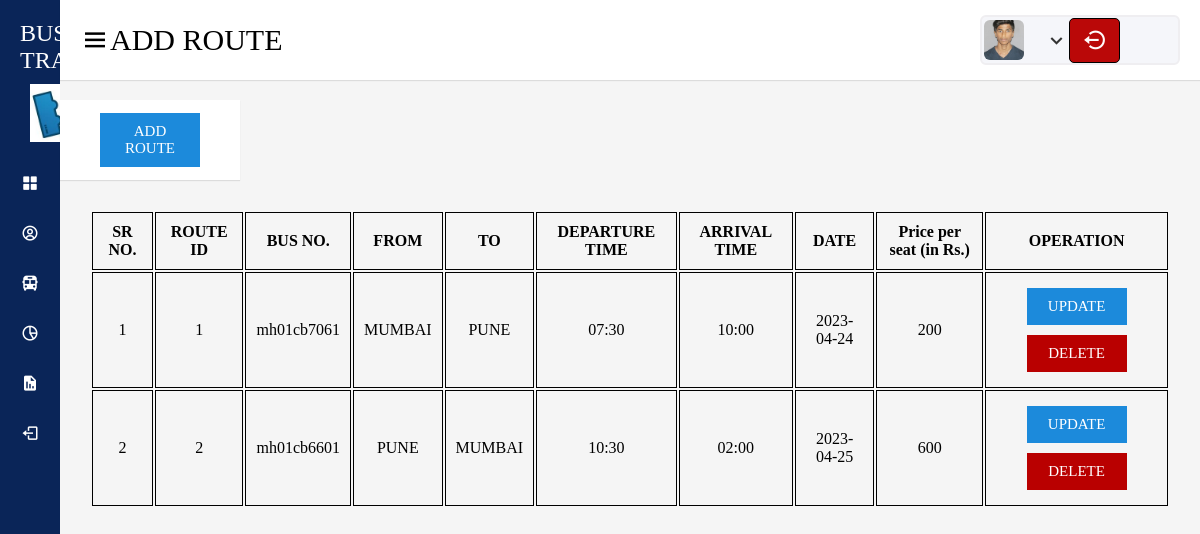
/DASHBOARD/add-route/add-route.php, run on the app's committed database.
### tables this page shows
CREATE TABLE `route` (
  `id` int(11) NOT NULL,
  `bus_no` varchar(100) NOT NULL,
  `departure` varchar(100) NOT NULL,
  `arrival` varchar(100) NOT NULL,
  `dtime` varchar(100) NOT NULL,
  `atime` varchar(100) NOT NULL,
  `datetype` date NOT NULL,
  `price` int(11) NOT NULL
);

### DASHBOARD/add-route/add-route.php (the view, shortened to what this page needs)
<!DOCTYPE html>
<html lang="en" xmlns="http://www.w3.org/1999/xhtml">
<head>
    <link rel="stylesheet" type="text/css" href="add-route.css">
    <link href='https://unpkg.com/boxicons@2.1.1/css/boxicons.min.css' rel='stylesheet'>
</head>
<body>
    <div class="sidebar">
        <div class="logo-details">
            <span class="logo_name">BUS TRAVELS</span>
            <br>
        </div>
        <br>
        <ul class="nav-links">
            <li>
                <a href="http://localhost/BUS_TRAVELS/DASHBOARD/dashboard-admin.php">
                    <i class='bx bxs-grid-alt'></i>
                    <span class="link_name">DASHBOARD</span>
                </a>
            </li>
            <li>
                <a href="http://localhost/BUS_TRAVELS/DASHBOARD/add-admin/add-admin.php">
                    <i class='bx bx-user-circle'></i>
                    <span class="link_name">ADD ADMIN</span>
                </a>
            </li>
            <li>
                <a href="http://localhost/BUS_TRAVELS/DASHBOARD/add-bus/add-bus.php">
                    <i class='bx bxs-bus'></i>
                    <span class="link_name">ADD BUS</span>
                </a>
            </li>
            <li>
                <a href="http://localhost/BUS_TRAVELS/DASHBOARD/add-route/add-route.php">
                    <i class='bx bx-pie-chart-alt-2'></i>
                    <span class="link_name">ADD ROUTE</span>
                </a>
            </li>
            <li>
                <a href="#">
                    <i class='bx bxs-report'></i>
                    <span class="link_name">REPORT</span>
                </a>
            </li>
            <li>
                <a href="http://localhost/BUS_TRAVELS/ADMIN%20LOGIN.php">
                    <i class='bx bx-log-out'></i>
                    <span class="link_name">Log Out</span>
                </a>
            </li>
        </ul>
    </div>
    <section class="home-section">
        <nav>
            <div class="sidebar-button">
                <i class='bx bx-menu sidebarBtn'></i>
                <span class="addroute">ADD ROUTE</span>
            </div>
            <div class="profile-details">
                <img src="RAJ.jpg" alt="">
                <i class='bx bx-chevron-down'></i>
                <form method="POST">
                    <button name="Logout"><i class='bx bx-log-out-circle bx-flip-vertical' style='color:#fffafa'></i></button>
                </form>
            </div>
        </nav>
        <div class="container">
            <div class="element">
                <a href="admin-route.php" class="boxs">
                    <button class="box">ADD ROUTE</button>
                </a>
            </div>
            <table class="table">
                <tr>
                    <th scope="col">SR NO.</th>
                    <th scope="col">ROUTE ID</th>
                    <th scope="col">BUS NO.</th>
                    <th scope="col">FROM</th>
                    <th scope="col">TO</th>
                    <th scope="col">DEPARTURE TIME</th>
                    <th scope="col">ARRIVAL TIME</th>
                    <th scope="col">DATE</th>
                    <th scope="col">Price per seat (in Rs.) </th>
                    <th scope="col">OPERATION</th>
                </tr>
                <?php
                include 'connect.php';
                $sql = "Select * from `route`";
                $result = mysqli_query($con, $sql);
                $index = 1;
                while ($row = mysqli_fetch_assoc($result)) {
                    echo "
            <tr>
                <td scope='row'>$index</td>
                <td scope='row'>$row[id]</td>
                <td>$row[bus_no]</td>
                <td>$row[departure]</td>
                <td>$row[arrival]</td>
                <td>$row[dtime]</td>
                <td>$row[atime]</td>
                <td>$row[datetype]</td>
                <td>$row[price]</td>
                <td>
                    <a href='update.php? updateid=$row[id]' ><button class='update'>UPDATE</button></a>
                    <a href='delete.php? deleteid=$row[id]'><button class='delete'>DELETE</button></a>
                </td>
            </tr>";
                    $index++;
                }
                ?>
            </table>
        </div>
    </section>
</body>
</html>

### DASHBOARD/add-route/add-route.css (style rules this page uses)
.sidebar { position: fixed; height: 100%; width: 240px; background: #0A2558; transition: all 0.5s ease; }
.sidebar .logo-details { height: 80px; text-align: center; align-items: center; padding: 20px; }
.sidebar .logo-details .logo_name { font-size: 24px; font-weight: 500; color: white; }
.sidebar .nav-links { margin-top: 60px; }
.sidebar .nav-links li { position: relative; list-style: none; height: 50px; }
.sidebar .nav-links li a { height: 100%; width: 100%; display: flex; align-items: center; text-decoration: none; transition: all 0.4s ease; }
.sidebar .nav-links li i { min-width: 60px; text-align: center; color: #fff; font-size: 18px; }
.sidebar .nav-links li a .link_name { color: #fff; font-size: 20px; font-weight: 400; white-space: nowrap; }
.home-section { background: #f5f5f5; position: fixed; min-height: 100vh; width: calc(100% - 240px); left: 240px; transition: all 0.5s ease; }
nav { margin-bottom: 10px; }
.home-section nav { display: flex; justify-content: space-between; height: 80px; background: #fff; display: flex; align-items: center; position: fixed; width: calc(100% - 240px); left: 240px; z-index: 100; padding: 0 20px; box-shadow: 0 1px 1px rgba(0, 0, 0, 0.1); transition: all 0.5s ease; }
.home-section nav .sidebar-button { display: flex; align-items: center; font-size: 30px; font-weight: 500; }
.home-section nav .profile-details { display: flex; align-items: center; height: 50px; min-width: 200px; background: #F5F6FA; border: 2px solid #EFEEF1; border-radius: 6px; padding: 0 15px 0 2px; }
nav .profile-details img { height: 40px; width: 40px; border-radius: 6px; object-fit: cover; }
nav .profile-details i { color: #333; font-size: 25px; }
nav .profile-details button { background-color: #ba0808; font-size: 16px; font-weight: bold; padding: 8px 12px; border: 1px solid black; border-radius: 5px; }
.element { display: flex; justify-content: space-between; height: 80px; background: #fff; display: flex; align-items: center; width: auto; padding: 0 20px; box-shadow: 0 1px 1px rgba(0, 0, 0, 0.1); position: fixed; margin-top: 100px; }
.container .box { background-color: #1c8adb; color: #fff; width: 100px; padding: 10px; font-size: 15px; margin: 10px 20px; border: none; outline: none; cursor: pointer; }
.container .table { padding: 10px; margin: 10px 20px; position: fixed; margin-top: 200px; }
.container .table th { padding: 10px; border: 1px solid black; }
.container .table tr { padding: 10px; }
.container .table td { padding: 10px; border: 1px solid black; text-align: center; }
.update { background-color: #1c8adb; color: #fff; width: 100px; padding: 10px; font-size: 15px; margin: 5px 5px; border: none; outline: none; cursor: pointer; }
.delete { background-color: #b90000; color: #fff; width: 100px; padding: 10px; font-size: 15px; margin: 5px 5px; border: none; outline: none; cursor: pointer; }
@media (max-width: 1240px) { .sidebar { width: 60px; } }
@media (max-width: 1240px) { .home-section { width: calc(100% - 60px); left: 60px; } }
@media (max-width: 1240px) { .home-section nav { width: calc(100% - 60px); left: 60px; } }

### data on the page
route: id "1", bus_no "mh01cb7061", departure "MUMBAI", arrival "PUNE", dtime "07:30", atime "10:00", datetype "2023-04-24", price "200"
route: id "2", bus_no "mh01cb6601", departure "PUNE", arrival "MUMBAI", dtime "10:30", atime "02:00", datetype "2023-04-25", price "600"
